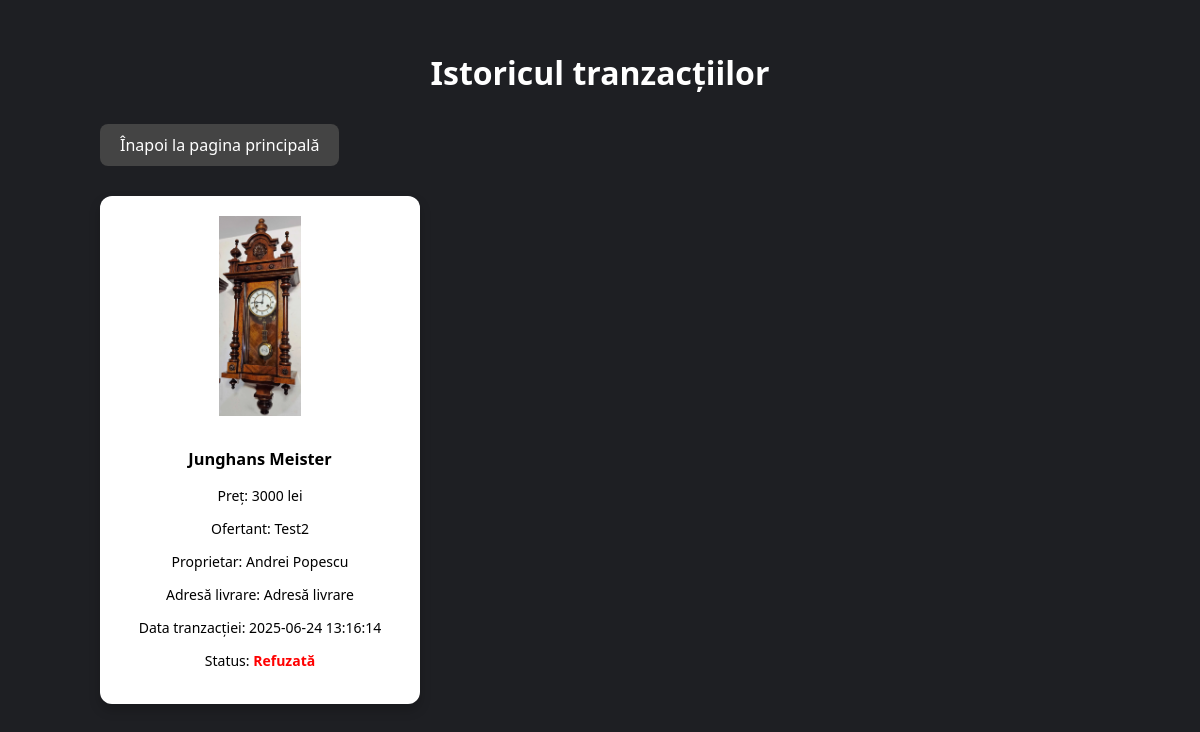
/istoric_tranzactii.php (signed in), run on the app's committed database.
### tables this page shows
CREATE TABLE tranzactii (
        id INTEGER PRIMARY KEY AUTOINCREMENT,
        id_obiect INTEGER,
        titlu TEXT,
        imagine TEXT,
        ofertant TEXT,
        proprietar TEXT,
        pret REAL,
        contract TEXT,
        adresa TEXT,
        status TEXT DEFAULT 'necunoscut',
        data TIMESTAMP DEFAULT CURRENT_TIMESTAMP
    );

### istoric_tranzactii.php (the view, shortened to what this page needs)
<?php
$username = $_SESSION['username'];
$dbPath = __DIR__ . '/backend/db/database.sqlite';
try {
    $db = new PDO("sqlite:$dbPath");
    $db->setAttribute(PDO::ATTR_ERRMODE, PDO::ERRMODE_EXCEPTION);
    $stmt = $db->prepare("SELECT * FROM tranzactii WHERE ofertant = :user OR proprietar = :user ORDER BY data DESC");
    $stmt->execute([':user' => $username]);
    $tranzactii = $stmt->fetchAll(PDO::FETCH_ASSOC);
} catch (PDOException $e) {
    die("Eroare DB: " . $e->getMessage());
}
?>
<!DOCTYPE html>
<html lang="ro">
<head>
    <link rel="stylesheet" href="css/vanzare.css">
</head>
<body>
    <div class="container">
        <h1>Istoricul tranzacțiilor</h1>
        <a class="btn-back" href="backend/dashboard.php">Înapoi la pagina principală</a>
        <?php if (empty($tranzactii)): ?>
            <p>Nu există tranzacții înregistrate.</p>
        <?php else: ?>
            <div class="vanzare-grid">
                <?php foreach ($tranzactii as $tr): ?>
                    <div class="vanzare-card">
                        <img src="<?= htmlspecialchars($tr['imagine']) ?>" alt="Imagine obiect">
                        <div class="info">
                            <h3><?= htmlspecialchars($tr['titlu']) ?></h3>
                            <p>Preț: <?= $tr['pret'] ?> lei</p>
                            <p>Ofertant: <?= htmlspecialchars($tr['ofertant']) ?></p>
                            <p>Proprietar: <?= htmlspecialchars($tr['proprietar']) ?></p>
                            <p>Adresă livrare: <?= htmlspecialchars($tr['adresa']) ?></p>
                            <p>Data tranzacției: <?= $tr['data'] ?></p>
                            <p>Status:
                                <?php if ($tr['status'] === 'acceptata'): ?>
                                    <span style="color: green; font-weight: bold;">Acceptată</span>
                                <?php else: ?>
                                    <span style="color: red; font-weight: bold;">Refuzată</span>
                                <?php endif; ?>
                            </p>
                        </div>
                    </div>
                <?php endforeach; ?>
            </div>
        <?php endif; ?>
    </div>
</body>
</html>

### css/vanzare.css (style rules this page uses)
body { background-color: #1e1f23; color: white; font-family: "Segoe UI", sans-serif; margin: 0; padding: 0; }
.container { padding: 30px; max-width: 1000px; margin: 0 auto; }
h1 { text-align: center; margin-bottom: 30px; }
.btn-back { display: inline-block; background-color: #444; color: white; padding: 10px 20px; border-radius: 8px; text-decoration: none; margin-bottom: 30px; }
.vanzare-grid { display: grid; grid-template-columns: repeat(auto-fill, minmax(280px, 1fr)); gap: 20px; }
.vanzare-card { background-color: #fff; color: black; border-radius: 12px; padding: 20px; box-shadow: 0 6px 12px rgba(0, 0, 0, 0.2); display: flex; flex-direction: column; align-items: center; text-align: center; }
.vanzare-card img { width: 100%; max-height: 200px; object-fit: contain; border-radius: 8px; margin-bottom: 15px; }
.vanzare-card .info { font-size: 14px; }

### data on the page
tranzactii: imagine (picture), titlu "Junghans Meister", pret "3000", ofertant "Test2", proprietar "Andrei Popescu", adresa "Adresă livrare", data "2025-06-24 13:16:14", status "Refuzată"
